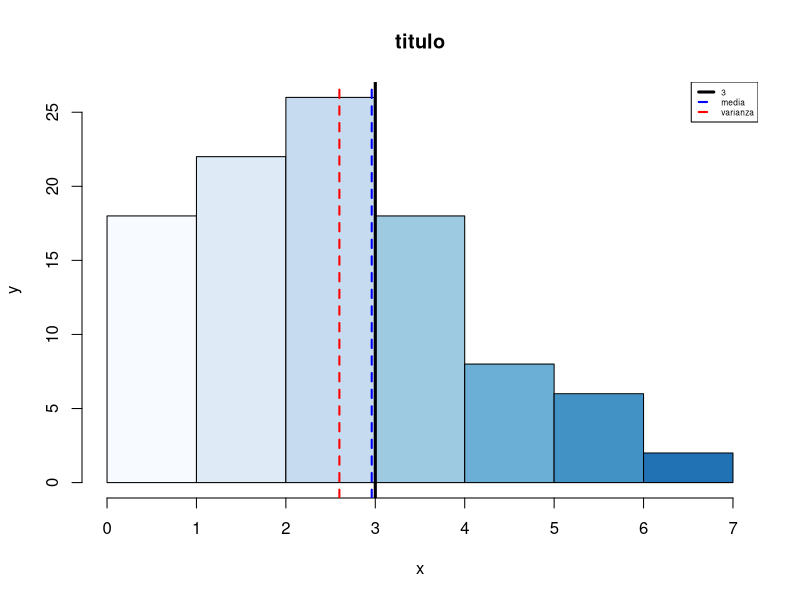
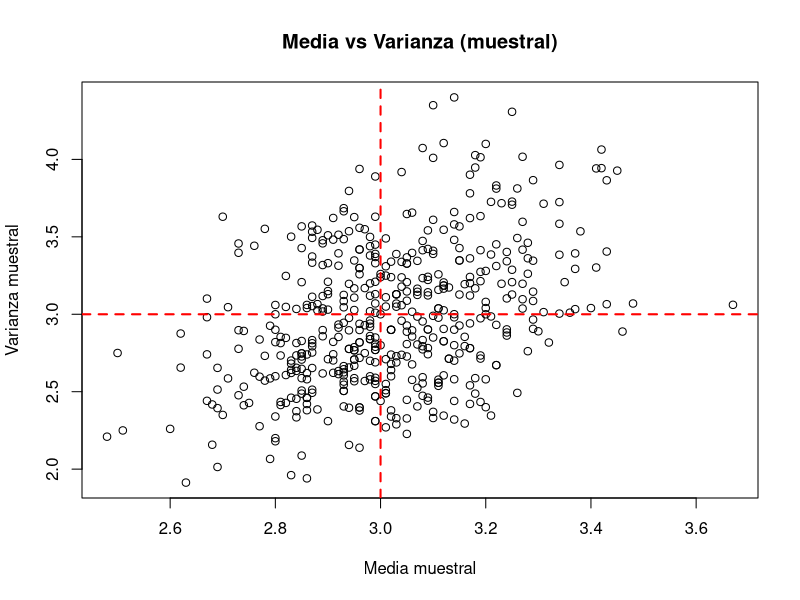

Write the R code that produced these figures, in order.
# En esta ayudantia estudiaremos la relacion entre
# la media y varianza en una distribucion Poisson

# Una muestra n = 50, theta = 3 -----------------------

n <- 100 # Tamano de muestra
v1 <- rpois(n,3) # Generamos muestra

theta1 <- mean(v1) # Media
theta2 <- var(v1)*((n-1)/n) # Varianza

# Histograma con media y varianza
hist(v1,
     main = "titulo",
     xlab = "x",
     ylab = "y",
     col = blues9)
abline(v=3, col="black", lwd = 3)
abline(v=theta1, col="blue", lwd = 2, lty = 2)
abline(v=theta2, col="red", lwd = 2, lty = 2)
legend(x = "topright", legend = c(3, "media", "varianza"),
       lwd = c(3,2,2), lty = c(1,2,2),
       col = c("black", "blue", "red"),
       cex = 0.5)

# 500 muestras n = 100, theta = 3 ----------------------

n <- 100 # Tamano de muestra
t1 <- rep(0, 500) # Vector de medias
t2 <- rep(0, 500) # vector de varianzas

# Generamos 500 muestras y guardamos las medias y varianzas
for (i in 1:500) {
  m <- rpois(n, 3)
  t1[i] <- mean(m)
  t2[i] <- var(m)*((n-1)/n)
}

# Graficamos los pares de medias y varianzas obtenidos
plot(t1, t2,
     main = "Media vs Varianza (muestral)",
     xlab = "Media muestral",
     ylab = "Varianza muestral")
abline(v=3, col="red", lwd = 2, lty = 2)
abline(h=3, col="red", lwd = 2, lty = 2)

# Pregunta: ¿que observas?
